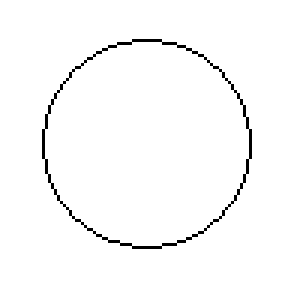
#> input picture supervised_learning/ann/data/ref_circunference_1.bmp, 100 x 100 px (shown 3 times larger)
$ python image_app.py
#> lines starting #> are read from the running program, lines starting #| are printed output that depends on the picture; after the words box and inside, x2 and y2 are one past the last pixel; in counts of white or black regions, pixels touching at a corner belong together
### supervised_learning/ann/model.py
# Basic image signature function
#
# Author: Fabrício G. M. de Carvalho, Ph.D.
##

from math import sqrt

# This implementation considers white background and
# that grayscale ranges from 0 to 255

MAX_GRAY_LEVEL = 255
MIN_GRAY_LEVEL = 0
GRAY_BYTE_REF = 1

def img_signature(img, mode):
    signature = []
    if mode == 'h':
        for row in range(len(img)):
            signature.append(0)
            for column in range(len(img[0])):
                if (img[row][column][GRAY_BYTE_REF] != MAX_GRAY_LEVEL):
                    signature[row] += 1
    elif mode == 'v':
        for column in range(len(img[0])):
            signature.append(0)
            for row in range(len(img)):
                if (img[row][column][GRAY_BYTE_REF] != MAX_GRAY_LEVEL):
                    signature[column] += 1
    else:
        raise ValueError('unknown mode')

    return signature

#euclidean norm calculation
# [6 lines left out: function distance, not called in this run]

### supervised_learning/ann/neural_network.py
from numpy import matmul
from math import tanh, cosh
from random import random


#hyperbolic secant
def sech(x):
    return 1/cosh(x)

# hyperbolic tangent derivative
def tanh_d(x):
    return (sech(x)**2)

class Neuron:
   """
   Basic neuron with hiperbolic tangent activation function
   TODO: parameterized activation functions.
   """
   def __init__(self):
       """
       """
       pass

   def output(self, input):
       return tanh(input)


class Layer:
    """
    A single layer in a feedforward neural network gets n inputs, multiply
    it by the corresponding weights and generates the corresponding outputs.
    outs = Neurons.out(W.x)
    """
    def __init__(self, n_in, n_out):
        """
        This constructor initializes all the synaptic weights with random numbers
        in the interval [0, 0.1).
        :param n_in: number of layer inputs
        :param n_out: number of layer outputs
        """
        self.weights = [ [ 0.1*random() for j in range(n_in)] for i in range(n_out)]
        self.neurons = [ Neuron() for j in range(n_out)]
        self.n_in = n_in
        self.n_out = n_out
        self.out = []
        self.layer_input = [] # required by backpropagation
        self.neuron_in = []  # required by backpropagation

    def output(self, input):
        self.layer_input = input
        self.neuron_in = matmul(self.weights, input)
        output = []
        for i in range(self.n_out):
            output.append(self.neurons[i].output(self.neuron_in[i]))
        self.out = output
        return output

class FFNeuralNetwork:
    """
    Basic feedforward neural network.
    """
    def __init__(self, layout):
        """
        :param layout: list specifying [n_inputs, n_hidden_1, n_hidden_2, .., n_out]
        The number of layers is equal to len(layout)-1
        """
        self.layout = layout
        self.n_layers = len(layout) -1
        self.layers = []
        for i in range(self.n_layers):
            self.layers.append(Layer(layout[i],layout[i+1]))

    def output(self, input):
        """
        :param input: Neural Network input
        :return: Neural Network output
        """
        for i in range(self.n_layers):
            if i == 0:
                self.layers[i].output(input)
            else:
                self.layers[i].output(self.layers[i-1].out)
        return self.layers[self.n_layers -1].out

    def learn(self, error, eta):
        """
        This method implements the required learning algorithm.
        In this case, the backpropagation algorithm.
        :param eta the learning rate.
        :param error the output layer to be propagated
        """
        # the following loop is in reverse order because
        # output error signal is propagated from the last to
        # the first input layer
        local_gradient = []
        for k in range(self.n_layers):
            local_gradient.append([])

        for k in range(self.n_layers-1,-1,-1):  # from the last till the first layer
            if k == (self.n_layers - 1): # output layer
                for i in range(len(error)): #local gradient computation for each layer neuron
                    local_gradient[k].append(tanh_d(self.layers[k].neuron_in[i])*error[i])
                    for j in range(self.layers[k].n_in):
                        self.layers[k].weights[i][j] += eta* local_gradient[k][i] * self.layers[k].layer_input[j]
                        #print(local_gradient[k][i])
                        #print(self.layers[k].weights[i][j])
            else:
                for i in range(len( self.layers[k].out ) ):
                    bpg = 0
                    for t in range(len(self.layers[k+1].out)):
                        bpg += self.layers[k+1].weights[t][i] * local_gradient[k+1][t]
                    local_gradient[k].append(tanh_d(self.layers[k].neuron_in[i])*bpg)
                    for j in range(self.layers[k].n_in):
                        self.layers[k].weights[i][j] += eta* local_gradient[k][i] * self.layers[k].layer_input[j]

### supervised_learning/ann/image_app.py
##
# A simple image signature knn example
#
# Author: Fabrício G. M. de Carvalho, Ph.D.
##


import matplotlib.pyplot as plt
import matplotlib.image as mpimg
from model import img_signature, distance
from neural_network import FFNeuralNetwork
import copy
import numpy as np

# image file reading
# templates
ref_img_1 = mpimg.imread('data/ref_circunference_1.bmp')
#> ref_img_1 is the input picture: shape (100, 100, 3); 98% white; black in thin lines or dots, all inside (x1, y1, x2, y2) = (14, 13, 84, 83)
ref_img_2 = mpimg.imread('data/ref_circunference_2.bmp')
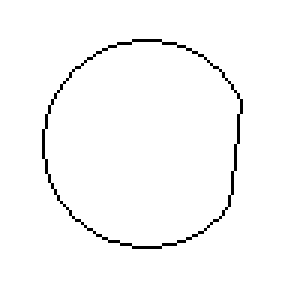
#> input picture supervised_learning/ann/data/ref_circunference_2.bmp, 100 x 100 px (shown 3 times larger)
#> ref_img_2 is the input picture: shape (100, 100, 3); 98% white; black in thin lines or dots, all inside (x1, y1, x2, y2) = (14, 13, 81, 83)
ref_img_3 = mpimg.imread('data/ref_square_1.bmp')
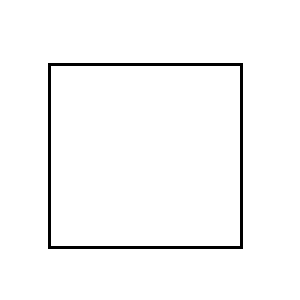
#> input picture supervised_learning/ann/data/ref_square_1.bmp, 100 x 100 px (shown 3 times larger)
#> ref_img_3 is the input picture: shape (100, 100, 3); 97.5% white; black in thin lines or dots, all inside (x1, y1, x2, y2) = (16, 21, 81, 83)
ref_img_4 = mpimg.imread('data/ref_square_2.bmp')
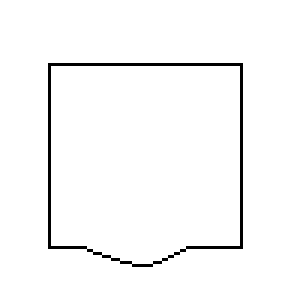
#> input picture supervised_learning/ann/data/ref_square_2.bmp, 100 x 100 px (shown 3 times larger)
#> ref_img_4 is the input picture: shape (100, 100, 3); 97.5% white; black in thin lines or dots, all inside (x1, y1, x2, y2) = (16, 21, 81, 89)

# unknown image
unknown_img_1 = mpimg.imread('data/unknown_03.bmp')
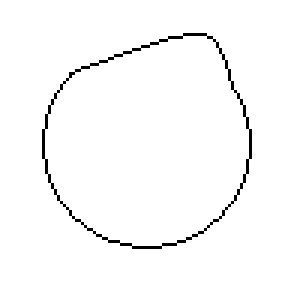
#> input picture supervised_learning/ann/data/unknown_03.bmp, 100 x 100 px (shown 3 times larger)
#> unknown_img_1 is the input picture: shape (100, 100, 3); 98% white; black in thin lines or dots, all inside (x1, y1, x2, y2) = (14, 11, 84, 83)

ref_img_1_prop = {'img': ref_img_1, 'class': 'circunference', 'rows': len(ref_img_1), 'columns': len(ref_img_1[0])}
ref_img_2_prop = {'img': ref_img_2, 'class': 'circunference', 'rows': len(ref_img_2), 'columns': len(ref_img_2[0])}
ref_img_3_prop = {'img': ref_img_3, 'class': 'square', 'rows': len(ref_img_3), 'columns': len(ref_img_3[0])}
ref_img_4_prop = {'img': ref_img_4, 'class': 'square', 'rows': len(ref_img_4), 'columns': len(ref_img_4[0])}


unknown_img_prop = {'img': unknown_img_1, 'class': 'unknown', 'rows': len(unknown_img_1), 'columns': len(unknown_img_1[0])}

## Compute image horizontal signatures (feature vector):
ref_img_1_prop['feature_vector'] = img_signature(ref_img_1,'h')
#> the loop in img_signature, `for row in range(len(img)):` made 100 passes
#> after the loop in img_signature, `for row in range(len(img)):`: signature = 100 values, max 10 at index 13, min 0 at index 0, mean 1.96
ref_img_2_prop['feature_vector'] = img_signature(ref_img_2,'h')
#> the loop in img_signature (call 2), `for row in range(len(img)):` made 100 passes
ref_img_3_prop['feature_vector'] = img_signature(ref_img_3,'h')
ref_img_4_prop['feature_vector'] = img_signature(ref_img_4,'h')
unknown_img_prop['feature_vector'] = img_signature(unknown_img_1,'h')
templates = [ref_img_1_prop, ref_img_2_prop, ref_img_3_prop, ref_img_4_prop, unknown_img_prop]

# resampling  and rescale  of image feature vector.
for template in templates:
    proc_signature = []
    maximum = max(template['feature_vector'])
    for sig_index in range(5, 95, 2):
        proc_signature.append(template['feature_vector'][sig_index]/maximum)
    if template['class'] == 'circunference':
        template['output'] = np.array([1, 0])
    elif template['class'] == 'square':
        template['output'] = np.array([0,1])
    else:
        pass

    template['norm_feature'] = copy.deepcopy(proc_signature)
#> this loop made 5 passes
#> maximum on passes 1 to 5: 10, 10, 65, 65, 10

unknown_img_prop = templates.pop()
#> unknown_img_prop = 6 items

ffnn = FFNeuralNetwork( [len(templates[0]['norm_feature']), 4, 2] )

#training phase
n_epochs = 100
e_k = [[],[]]
n_examples = len(templates)
#> n_examples = 4
for i in range(n_epochs):
    e_epoch_1 = 0
    e_epoch_2 = 0
    for template in templates:
        y = ffnn.output(template['norm_feature'])
        y = np.array(y)
        e = template['output'] - y
        e_epoch_1 += e[0]
        e_epoch_2 += e[1]
        ffnn.learn(e, 0.05)
    e_k[0].append(e_epoch_1/n_examples) #stores the first ouput classification error
    e_k[1].append(e_epoch_2 / n_examples)  # stores the second ouput classification error
#> this loop made 100 passes

#application/generalization phase
y = ffnn.output(unknown_img_prop['norm_feature'])
y = np.array(y)
c1 = np.array([1,0]) #circunference
c2 = np.array([0,1]) #square
if np.linalg.norm(c1-y) < np.linalg.norm(c2-y):
    unknown_img_prop['class'] ='circunference'
elif np.linalg.norm(c1-y) > np.linalg.norm(c2-y):
    unknown_img_prop['class'] = 'square'
else:
    unknown_img_prop['class'] = 'undefined'


fig, ax = plt.subplots(2)
fig.suptitle("Classification error.")
ax[0].plot(e_k[0])
ax[1].plot(e_k[1])
ax[0].grid()
ax[1].grid()

fig, ax = plt.subplots(2)
fig.suptitle(unknown_img_prop['class'])
ax[0].imshow(unknown_img_prop['img'])
ax[1].plot(unknown_img_prop['feature_vector'])

plt.show()
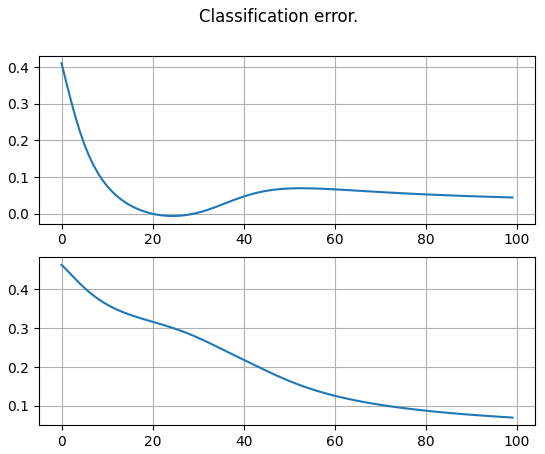
#> figure drawn by matplotlib, 2 panels; panel 1: curve peaks at x = 0, y = 0.411; panel 2: curve peaks at x = 0, y = 0.462
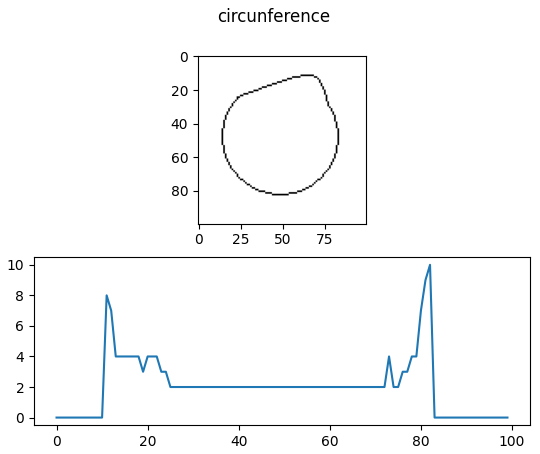
#> figure drawn by matplotlib, 2 panels; panel 2: curve peaks at x = 82, y = 10
